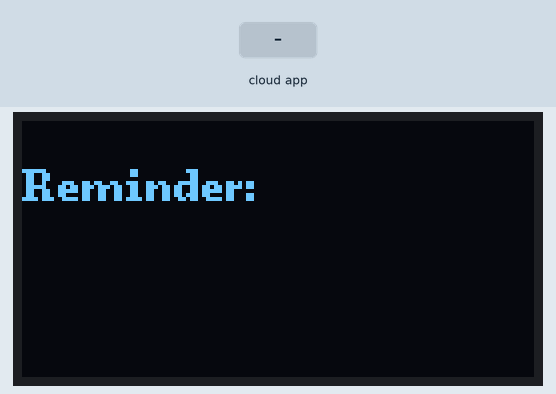
This sketch was run on a simulated ESP8266 (NodeMCU). Parts: 128×64 one-colour display. The inputs (shaded band) are chosen by the test bench. WiFi joins after 1.5 s; servers stay silent unless stated; the Firebase database answers and starts empty; what the sketch prints to the serial monitor is not drawn.

Above: at 2.7 s.
2.8 s: the phone or cloud app sets reminder to 0
At 4.3 s:
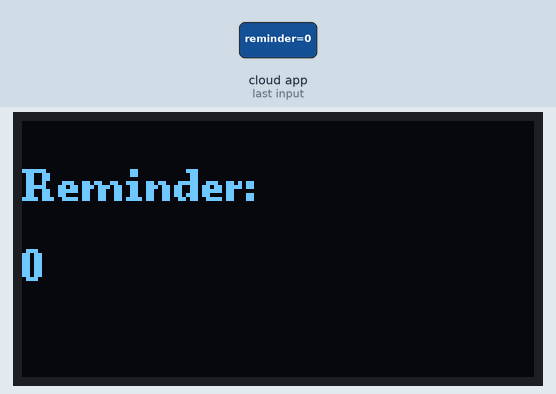
5.3 s: the phone or cloud app sets reminder to 1
At 6.3 s:
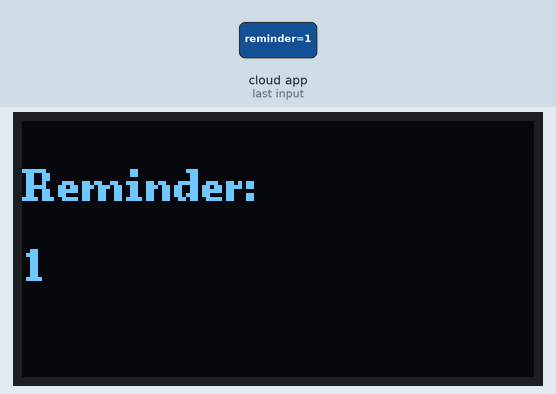
Timing chart, 0 to 8.3 s (numbered marks = the images above; inputs shaded):
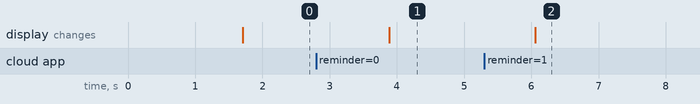

Measured:
- after the input at 2.8 s, the display: changes after 1.1 s (image 1)
- after the input at 5.3 s, the display: changes after 0.76 s (image 2)

The sketch:

Project_code.ino
```cpp
#include <ESP8266WiFi.h>
#include <Firebase_ESP_Client.h>
#include "addons/TokenHelper.h"
#include "addons/RTDBHelper.h"
#include <Wire.h>
#include <U8g2lib.h>

// WiFi Credentials
#define WIFI_SSID "123456789"
#define WIFI_PASSWORD "pravallika4b5"

// Firebase Credentials
#define API_KEY "AIzaSyDHPyCzg56uSdqVlMFSoYZB6XQpARowJs0"
#define DATABASE_URL "https://smart-medicine-reminder-57610-default-rtdb.firebaseio.com/"

// Firebase Objects
FirebaseData fbdo;
FirebaseAuth auth;
FirebaseConfig config;
bool signupOK = false;

// OLED Display (Change if needed)
U8G2_SSD1306_128X64_NONAME_F_SW_I2C u8g2(U8G2_R0, D2, D1);

void setup() {
  Serial.begin(115200);
  Serial.println("\nStarting...");

  // Initialize OLED
  u8g2.begin();
  u8g2.setFont(u8g2_font_ncenB08_tr);

  // WiFi Connection
  WiFi.begin(WIFI_SSID, WIFI_PASSWORD);
  Serial.print("Connecting to WiFi");
  while (WiFi.status() != WL_CONNECTED) {
    Serial.print(".");
    delay(500);
  }
  Serial.println("\nConnected to WiFi!");
  Serial.println(WiFi.localIP());

  // Firebase Configuration
  config.api_key = API_KEY;
  config.database_url = DATABASE_URL;

  if (Firebase.signUp(&config, &auth, "", "")) {
    Serial.println("Firebase Auth successful");
    signupOK = true;
  } else {
    Serial.printf("Firebase Auth failed: %s\n", config.signer.signupError.message.c_str());
  }

  config.token_status_callback = tokenStatusCallback;
  Firebase.begin(&config, &auth);
  Firebase.reconnectWiFi(true);
}

void loop() {
  if (Firebase.ready() && signupOK) {
    String reminderMessage;

    // Read the string from Firebase
    if (Firebase.RTDB.getString(&fbdo, "mainbucket/reminder")) {
      reminderMessage = fbdo.stringData();
      Serial.println("Received: " + reminderMessage);
    } else {
      Serial.println("Failed to get data: " + fbdo.errorReason());
      reminderMessage = "Error retrieving data";
    }

    // Display message on OLED
    u8g2.clearBuffer();
    u8g2.setCursor(0, 20);
    u8g2.print("Reminder:");
    u8g2.setCursor(0, 40);
    u8g2.print(reminderMessage);
    u8g2.sendBuffer();
  }

  delay(2000); // Update every 2 seconds
}
```
